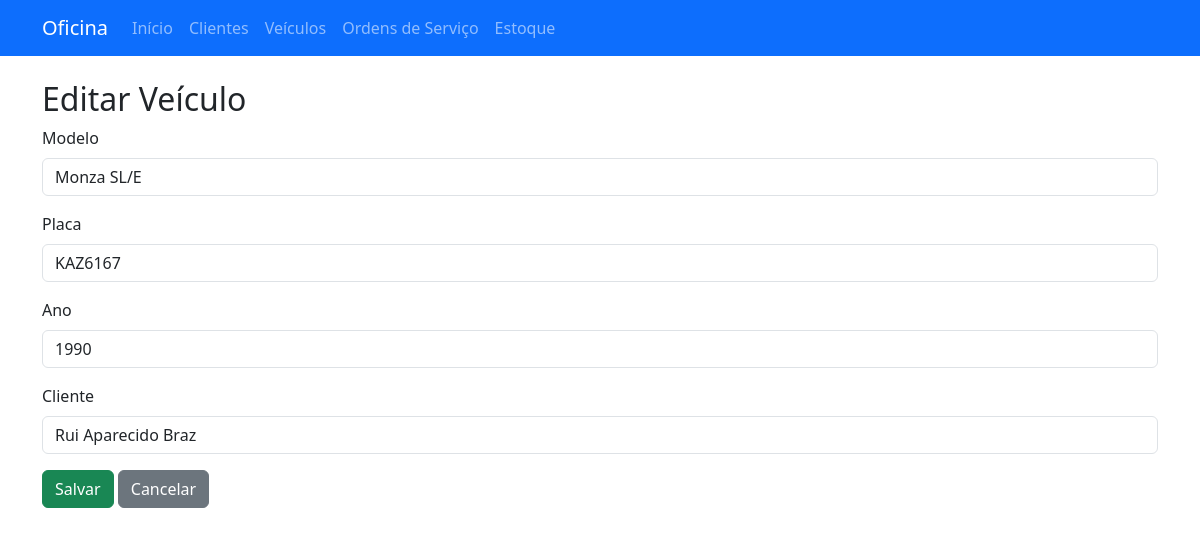
Screenshot of /veiculos/editar/1 with the database file from the repository.
### models.py (models this page shows)
class Veiculo(db.Model):
    __tablename__ = "veiculo"
    id = db.Column(db.Integer, primary_key=True)
    modelo = db.Column(db.String(100), nullable=False)
    placa = db.Column(db.String(20), nullable=False)
    ano = db.Column(db.String(10))
    cliente_id = db.Column(db.Integer, db.ForeignKey('cliente.id'), nullable=False)
    ordens = db.relationship('OrdemServico', backref='veiculo', lazy=True)

class Cliente(db.Model):
    __tablename__ = "cliente"
    id = db.Column(db.Integer, primary_key=True)
    nome = db.Column(db.String(100), nullable=False)
    telefone = db.Column(db.String(30), nullable=False)
    email = db.Column(db.String(100))
    veiculos = db.relationship('Veiculo', backref='cliente', lazy=True)

### app.py (the view, shortened to what this page needs)
@app.route('/veiculos/editar/<int:id>', methods=['GET', 'POST'])
def veiculo_editar(id):
    veiculo = Veiculo.query.get_or_404(id)
    clientes = Cliente.query.all()
    return render_template('veiculo_form.html', acao='Editar', veiculo=veiculo, clientes=clientes)

### templates/veiculo_form.html
{% extends 'base.html' %}
{% block conteudo %}
<h2>{{ acao }} Veículo</h2>
<form method="POST">
    <div class="mb-3">
        <label class="form-label">Modelo</label>
        <input class="form-control" name="modelo" required value="{{ veiculo.modelo if veiculo else '' }}">
    </div>
    <div class="mb-3">
        <label class="form-label">Placa</label>
        <input class="form-control" name="placa" required value="{{ veiculo.placa if veiculo else '' }}">
    </div>
    <div class="mb-3">
        <label class="form-label">Ano</label>
        <input class="form-control" name="ano" value="{{ veiculo.ano if veiculo else '' }}">
    </div>
    <div class="mb-3">
        <label class="form-label">Cliente</label>
        <select class="form-control" name="cliente_id" required>
            {% for cliente in clientes %}
                <option value="{{ cliente.id }}"
                    {% if veiculo and cliente.id == veiculo.cliente_id %}selected{% endif %}>
                    {{ cliente.nome }}
                </option>
            {% endfor %}
        </select>
    </div>
    <button class="btn btn-success" type="submit">Salvar</button>
    <a href="{{ url_for('veiculos') }}" class="btn btn-secondary">Cancelar</a>
</form>
{% endblock %}

### rows the page displays
Veiculo: modelo "Monza SL/E", placa "KAZ6167", ano "1990", cliente_id "Rui Aparecido Braz"

### other values shown
{{ acao }} "Editar"
